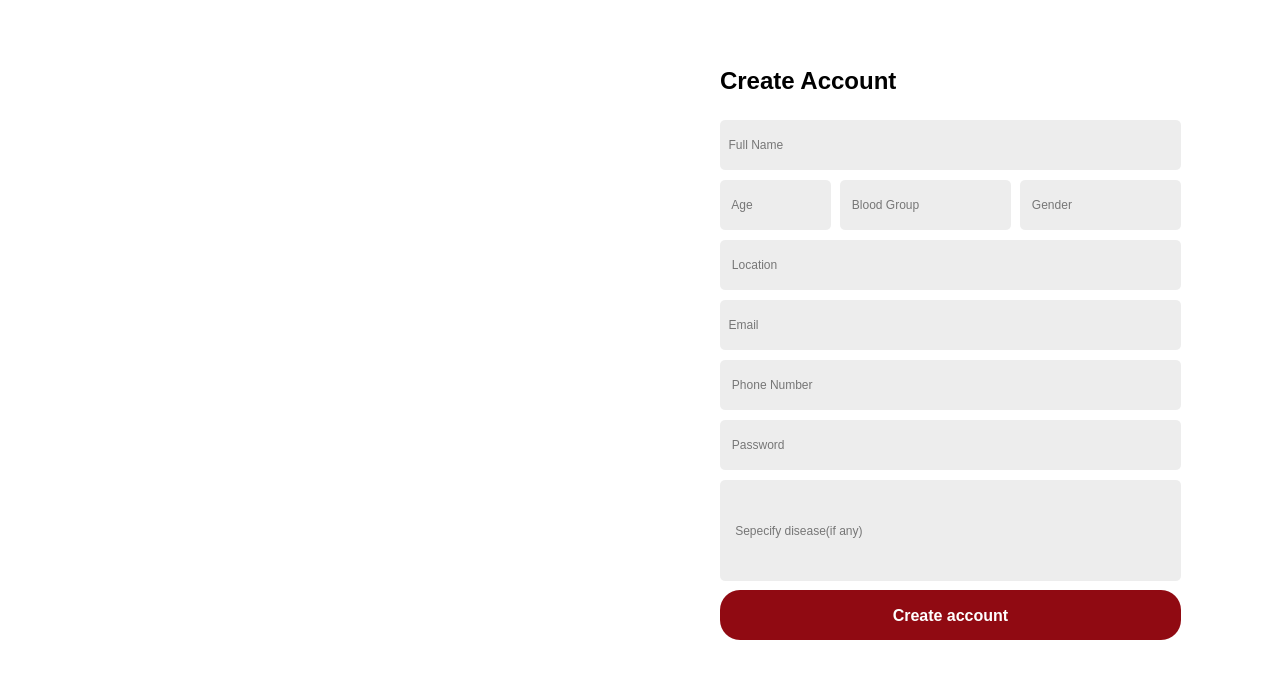
<?xml version="1.0" encoding="UTF-8"?>
<ui version="4.0">
 <class>create_account</class>
 <widget class="QDialog" name="create_account">
  <property name="geometry">
   <rect>
    <x>0</x>
    <y>0</y>
    <width>1270</width>
    <height>700</height>
   </rect>
  </property>
  <property name="windowTitle">
   <string>Dialog</string>
  </property>
  <property name="styleSheet">
   <string notr="true">background-color:rgb(255, 255, 255);</string>
  </property>
  <widget class="QLabel" name="label">
   <property name="geometry">
    <rect>
     <x>1087</x>
     <y>808</y>
     <width>63</width>
     <height>20</height>
    </rect>
   </property>
   <property name="styleSheet">
    <string notr="true">border-image: url(:/img/Images/login.png);</string>
   </property>
   <property name="text">
    <string>TextLabel</string>
   </property>
  </widget>
  <widget class="QLabel" name="label_5">
   <property name="geometry">
    <rect>
     <x>120</x>
     <y>49</y>
     <width>491</width>
     <height>621</height>
    </rect>
   </property>
   <property name="styleSheet">
    <string notr="true">border-image: url(:/Images/create_account.jpg);</string>
   </property>
   <property name="text">
    <string/>
   </property>
  </widget>
  <widget class="QLineEdit" name="name">
   <property name="geometry">
    <rect>
     <x>720</x>
     <y>120</y>
     <width>461</width>
     <height>50</height>
    </rect>
   </property>
   <property name="cursor">
    <cursorShape>IBeamCursor</cursorShape>
   </property>
   <property name="styleSheet">
    <string notr="true">*
{
border-radius:5px;
background-color: #EDEDED;
}</string>
   </property>
   <property name="text">
    <string/>
   </property>
   <property name="placeholderText">
    <string>  Full Name</string>
   </property>
  </widget>
  <widget class="QLineEdit" name="age">
   <property name="geometry">
    <rect>
     <x>720</x>
     <y>180</y>
     <width>111</width>
     <height>50</height>
    </rect>
   </property>
   <property name="cursor">
    <cursorShape>IBeamCursor</cursorShape>
   </property>
   <property name="styleSheet">
    <string notr="true">*
{
border-radius:5px;
background-color: #EDEDED;
}</string>
   </property>
   <property name="text">
    <string/>
   </property>
   <property name="placeholderText">
    <string>   Age</string>
   </property>
  </widget>
  <widget class="QLabel" name="label_15">
   <property name="geometry">
    <rect>
     <x>720</x>
     <y>60</y>
     <width>231</width>
     <height>41</height>
    </rect>
   </property>
   <property name="font">
    <font>
     <pointsize>18</pointsize>
     <bold>true</bold>
    </font>
   </property>
   <property name="cursor">
    <cursorShape>PointingHandCursor</cursorShape>
   </property>
   <property name="styleSheet">
    <string notr="true"/>
   </property>
   <property name="text">
    <string>Create Account</string>
   </property>
  </widget>
  <widget class="QPushButton" name="register_2">
   <property name="geometry">
    <rect>
     <x>720</x>
     <y>590</y>
     <width>461</width>
     <height>50</height>
    </rect>
   </property>
   <property name="font">
    <font>
     <pointsize>12</pointsize>
     <bold>true</bold>
    </font>
   </property>
   <property name="cursor">
    <cursorShape>PointingHandCursor</cursorShape>
   </property>
   <property name="styleSheet">
    <string notr="true">#register_2
{
background-color:rgb(144, 10, 18);
border-radius:20px;
	color: rgb(255, 255, 255);
}

#register_2::hover
{
background-color:white;
	color: rgb(144, 10, 18);
}</string>
   </property>
   <property name="text">
    <string>Create account</string>
   </property>
  </widget>
  <widget class="QLineEdit" name="email">
   <property name="geometry">
    <rect>
     <x>720</x>
     <y>300</y>
     <width>461</width>
     <height>50</height>
    </rect>
   </property>
   <property name="styleSheet">
    <string notr="true">*
{
border-radius:5px;
background-color: #EDEDED;
}</string>
   </property>
   <property name="text">
    <string/>
   </property>
   <property name="placeholderText">
    <string>  Email</string>
   </property>
  </widget>
  <widget class="QLineEdit" name="gender">
   <property name="geometry">
    <rect>
     <x>1020</x>
     <y>180</y>
     <width>161</width>
     <height>50</height>
    </rect>
   </property>
   <property name="styleSheet">
    <string notr="true">*
{
border-radius:5px;
background-color: #EDEDED;}</string>
   </property>
   <property name="text">
    <string/>
   </property>
   <property name="placeholderText">
    <string>   Gender</string>
   </property>
  </widget>
  <widget class="QLineEdit" name="blood_group">
   <property name="geometry">
    <rect>
     <x>840</x>
     <y>180</y>
     <width>171</width>
     <height>50</height>
    </rect>
   </property>
   <property name="styleSheet">
    <string notr="true">*
{
border-radius:5px;
background-color: #EDEDED;

}</string>
   </property>
   <property name="text">
    <string/>
   </property>
   <property name="placeholderText">
    <string>   Blood Group</string>
   </property>
  </widget>
  <widget class="QLineEdit" name="location">
   <property name="geometry">
    <rect>
     <x>720</x>
     <y>240</y>
     <width>461</width>
     <height>50</height>
    </rect>
   </property>
   <property name="styleSheet">
    <string notr="true">*
{
border-radius:5px;
background-color:#EDEDED;
}</string>
   </property>
   <property name="text">
    <string/>
   </property>
   <property name="placeholderText">
    <string>   Location</string>
   </property>
  </widget>
  <widget class="QLineEdit" name="phone_number">
   <property name="geometry">
    <rect>
     <x>720</x>
     <y>360</y>
     <width>461</width>
     <height>50</height>
    </rect>
   </property>
   <property name="styleSheet">
    <string notr="true">*
{
border-radius:5px;
background-color: #EDEDED;
}</string>
   </property>
   <property name="text">
    <string/>
   </property>
   <property name="placeholderText">
    <string>   Phone Number</string>
   </property>
  </widget>
  <widget class="QLineEdit" name="password">
   <property name="geometry">
    <rect>
     <x>720</x>
     <y>420</y>
     <width>461</width>
     <height>50</height>
    </rect>
   </property>
   <property name="styleSheet">
    <string notr="true">*
{
border-radius:5px;
background-color: #EDEDED;
}</string>
   </property>
   <property name="text">
    <string/>
   </property>
   <property name="echoMode">
    <enum>QLineEdit::Normal</enum>
   </property>
   <property name="placeholderText">
    <string>   Password</string>
   </property>
  </widget>
  <widget class="QLineEdit" name="disease">
   <property name="geometry">
    <rect>
     <x>720</x>
     <y>480</y>
     <width>461</width>
     <height>101</height>
    </rect>
   </property>
   <property name="styleSheet">
    <string notr="true">*
{
border-radius:5px;
background-color: #EDEDED;
}</string>
   </property>
   <property name="text">
    <string/>
   </property>
   <property name="placeholderText">
    <string>    Sepecify disease(if any)</string>
   </property>
  </widget>
  <widget class="QPushButton" name="back">
   <property name="geometry">
    <rect>
     <x>30</x>
     <y>30</y>
     <width>60</width>
     <height>60</height>
    </rect>
   </property>
   <property name="cursor">
    <cursorShape>PointingHandCursor</cursorShape>
   </property>
   <property name="styleSheet">
    <string notr="true">#back {
    border-radius: 20px;
    border-style: outset;
    padding: 5px;
  }


</string>
   </property>
   <property name="text">
    <string/>
   </property>
   <property name="icon">
    <iconset resource="Resources.qrc">
     <normaloff>:/Images/back_arrow.png</normaloff>:/Images/back_arrow.png</iconset>
   </property>
   <property name="iconSize">
    <size>
     <width>60</width>
     <height>78</height>
    </size>
   </property>
  </widget>
 </widget>
 <resources>
  <include location="Resources.qrc"/>
 </resources>
 <connections/>
</ui>
